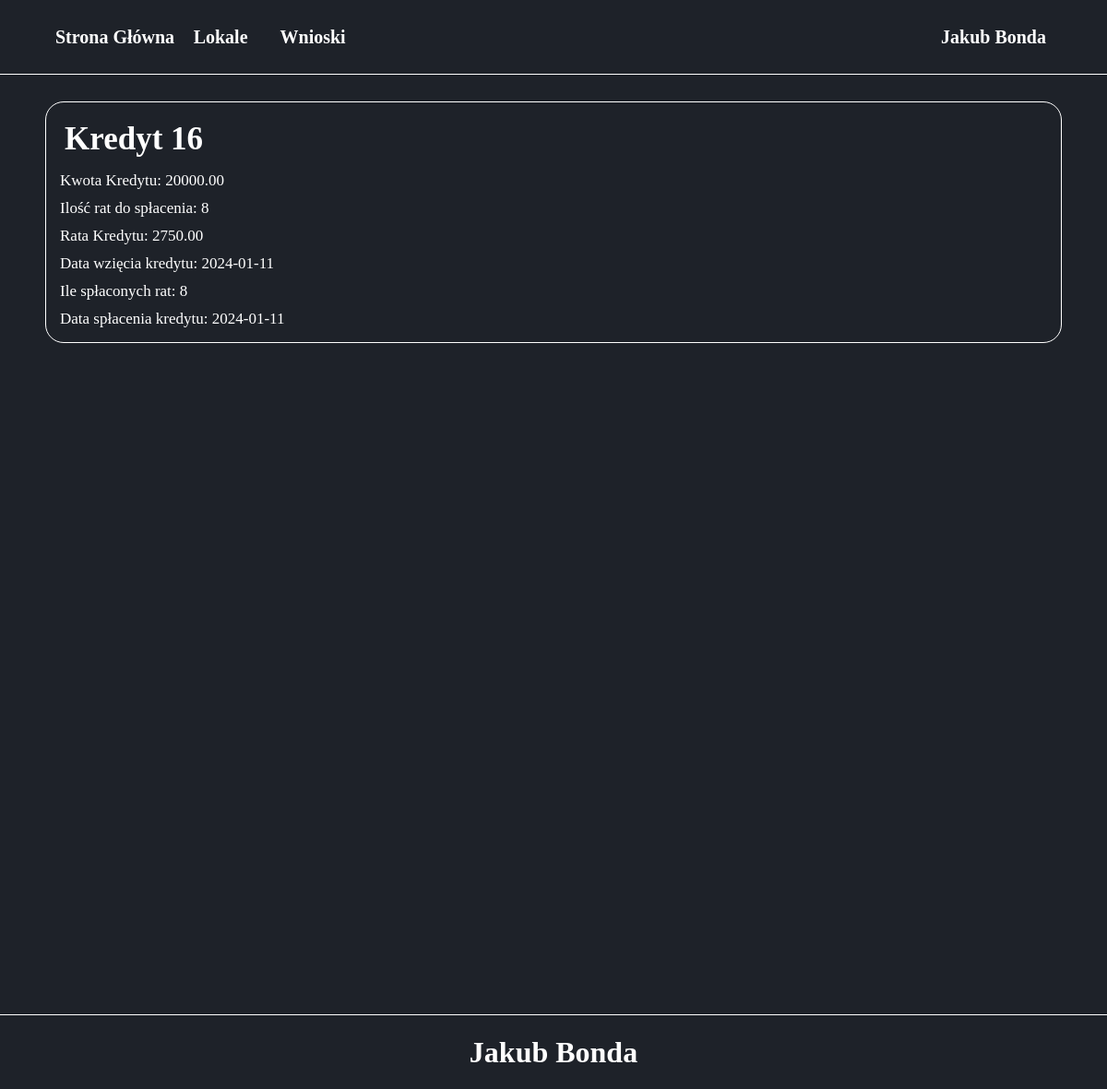
The app's page /BiuroWynajmu/Kredyty/Kredyt/index.php?ID_Kredytu=16 (signed in) with its own data.
### tables this page shows
CREATE TABLE `kredyty` (
  `ID_Kredytu` int(10) UNSIGNED NOT NULL,
  `ID_Uzytkownika` int(10) UNSIGNED NOT NULL,
  `ID_Wniosku` int(10) UNSIGNED NOT NULL,
  `Kwota_Kredytu` decimal(10,2) NOT NULL,
  `Do_Splacenia` decimal(10,2) NOT NULL,
  `Rata_Kredytu` decimal(10,2) NOT NULL,
  `Ilosc_Rat_Do_Splacenia` int(11) NOT NULL,
  `Ile_Splaconych_Rat` int(11) NOT NULL,
  `Data_Wziecia_Kredytu` date NOT NULL DEFAULT current_timestamp(),
  `Data_Splacenia_Kredytu` date DEFAULT NULL,
  `Czy_Kredyt_Splacony` tinyint(1) NOT NULL,
  `Data_Modyfikacji` timestamp NOT NULL DEFAULT current_timestamp() ON UPDATE current_timestamp()
);

### BiuroWynajmu/Kredyty/Kredyt/index.php (the view, shortened to what this page needs)
<!DOCTYPE html>
<html lang="en">
<head>
	 <link rel="stylesheet" type="text/css" href="style/style.css"/>
	 <?php
	require('../../config.php');
	$conn = new mysqli($host, $user, $password, $database);
	 ?>
</head>
<body>
	<header>
		<div class="navbar">
			<a href="../../">Strona Główna</a>
			<a href="../../Lokale">Lokale</a>
			<?php
				if(isset($_SESSION['zalogowany'])&& ($_SESSION['zalogowany']==true)){
					echo '<a href="../../Wnioski">Wnioski</a>';
				}
			?>
			<div class="dropdown">
				<?php
					if(isset($_SESSION['zalogowany'])&& ($_SESSION['zalogowany']==true)){
						echo '
						<button class="dropbtn">'.$_SESSION['Imie'].' '.$_SESSION['Nazwisko'].'</button>
							<div class="dropdown-content">
								<a href="../../Konto/Dane/">Dane Konta</a>
								<a href="../../Konto/WynajeteLokale/">Wyanjęte Lokale</a>
								<a href="../../Konto/MojeWnioski/">Moje Wnioski</a>
								<a href="../../Konto/MojeKredyty/">Moje Kredyty</a>
								<a href="../../Konto/MojeTranzakcje/">Moje Tranzakcje</a>
								<a href="../../Konto/Wyloguj/logout.php">Wyloguj Się</a>
							</div>
						';
					}
					else{
						echo '<a href="../../Konto/Logowanie/">Zaloguj się</a>';
					}
				?>
			</div>
		</div>
    </header>
	<section>
		<article>
		<?php
			$zapytanieNr1 = "SELECT * FROM kredyty
				WHERE ID_Kredytu = ".$_GET['ID_Kredytu']."
				AND ID_Uzytkownika = ".$_SESSION['ID_Uzytkownika']."";
			$wynikZapytaniaNr1 = $conn->query($zapytanieNr1);
			if ($wynikZapytaniaNr1->num_rows == 1) {
				$row = $wynikZapytaniaNr1->fetch_object();
				echo '<div class="daneLokalu">';
					echo '<h1>Kredyt ' . $row->ID_Kredytu . '</h1>';
						echo '<p>Kwota Kredytu: '.$row->Kwota_Kredytu.'</p>';
						echo '<p>Ilość rat do spłacenia: '.$row->Ilosc_Rat_Do_Splacenia.'</p>';
						echo '<p>Rata Kredytu: '.$row->Rata_Kredytu.'</p>';
						echo '<p>Data wzięcia kredytu: '.$row->Data_Wziecia_Kredytu.'</p>';
						echo '<p>Ile spłaconych rat: '.$row->Ile_Splaconych_Rat.'</p>';
						if($row->Czy_Kredyt_Splacony == true){
							echo '<p>Data spłacenia kredytu: '.$row->Data_Splacenia_Kredytu.'</p>';
						}
				echo '</div>';
			}
			else {
				echo "<h1> Ten kredyt nie należy do ciebie! </h1>";
			}
			?>
		</article>
	</section>
	<footer>
        <?php require("../../stopka.php"); ?>
    </footer>
</body>
</html>

### BiuroWynajmu/Kredyty/Kredyt/style/style.css (style rules this page uses)
html, body { margin: 0; padding: 0; background-color: rgb(30, 34, 41); }
header { position: fixed; top: 0; margin: 0; width: 100%; height: 80px; border-bottom: 1px solid white; background-color: rgb(30, 34, 41); z-index: 2; }
header .navbar { overflow: hidden; background-color: rgb(30, 34, 41); width: 1200px; margin: auto; display: flex; }
header .navbar a { display: flex; justify-content: center; align-items: center; font-size: 16px; color: white; min-width: 100px; height: 80px; text-decoration: none; font-weight: bold; font-size: 20px; }
header .dropdown { margin-left: auto; overflow: hidden; }
header .dropdown .dropbtn { font-size: 16px; border: none; outline: none; color: white; min-width: 100px; height: 80px; background-color: rgb(30, 34, 41); font-family: inherit; margin: 0; font-weight: bold; font-size: 20px; }
section { margin-top: 100px; min-height: 1000px; z-index: 2; }
article { width: 1200px; margin: auto; display: flex; flex-direction: column; flex-wrap: wrap; align-items: center; color: white; }
article h1 { font-size: 35px; font-weight: bold; color: white; margin: 10px; }
article .daneLokalu { display: flex; width: 900px; margin: 25px; overflow: hidden; border: 1px solid white; border-radius: 20px; padding: 10px; transition: 500ms; flex-wrap: nowrap; justify-content: flex-start; flex-direction: column; }
article .daneLokalu p { color: white; font-size: 17px; margin: 5px; }
footer { width: 100%; height: 80px; border-top: 1px solid white; background-color: rgb(30, 34, 41); margin: auto; display: flex; flex-wrap: wrap; align-items: center; justify-content: center; z-index: 2; }
@media (max-width: 1200px) { article .daneLokalu { width: 90%; margin: 10px; } }
@media (max-width: 1200px) { header .navbar { width: 90%; } }
@media (max-width: 1200px) { article { width: 100%; } }

### records on screen
kredyty: ID_Kredytu "16", Kwota_Kredytu "20000.00", Ilosc_Rat_Do_Splacenia "8", Rata_Kredytu "2750.00", Data_Wziecia_Kredytu "2024-01-11", Ile_Splaconych_Rat "8", Data_Splacenia_Kredytu "2024-01-11"

### other values on screen
$_SESSION['Imie'] "Jakub"
$_SESSION['Nazwisko'] "Bonda"
